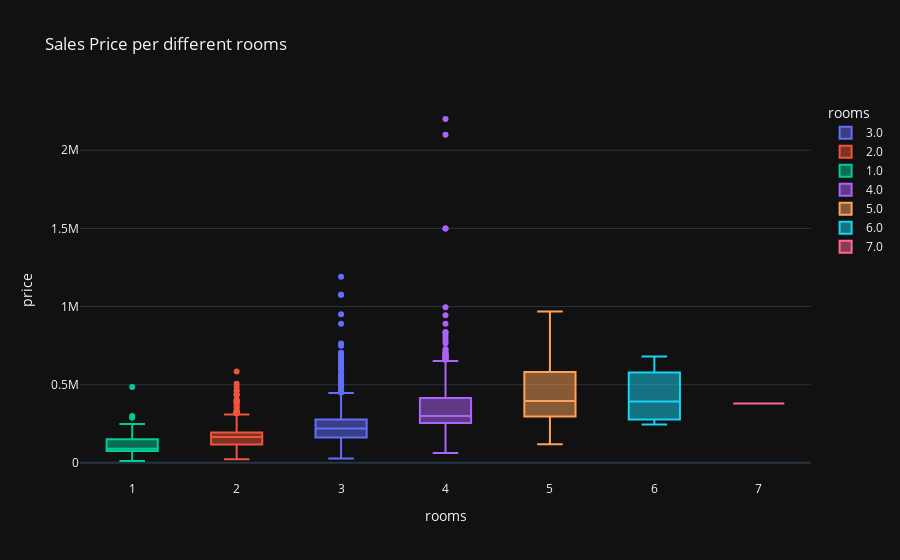

Notebook code cell kept with this figure:
### Markdown cell above
## Graphs

### Code cell
graph1 = px.box(df,x='rooms',y='price',color='rooms',template='plotly_dark',title=' Sales Price per different rooms')
graph1

### Figure 1 — Plotly figure (JSON) as saved in the notebook; plotly's stock layout.template omitted (floating-point values rounded to 4 significant figures; data arrays with more than 128 entries replaced by an {"elided": "..."} marker saying what was removed)
{"data": [{"alignmentgroup": "True", "hovertemplate": "rooms=%{x}<br>price=%{y}<extra></extra>", "legendgroup": "3.0", "marker": {"color": "#636efa"}, "name": "3.0", "notched": false, "offsetgroup": "3.0", "orientation": "v", "showlegend": true, "type": "box", "x": {"elided": "1293 int values"}, "x0": " ", "xaxis": "x", "y": {"elided": "1293 int values"}, "y0": " ", "yaxis": "y"}, {"alignmentgroup": "True", "hovertemplate": "rooms=%{x}<br>price=%{y}<extra></extra>", "legendgroup": "2.0", "marker": {"color": "#EF553B"}, "name": "2.0", "notched": false, "offsetgroup": "2.0", "orientation": "v", "showlegend": true, "type": "box", "x": {"elided": "1366 int values"}, "x0": " ", "xaxis": "x", "y": {"elided": "1366 int values"}, "y0": " ", "yaxis": "y"}, {"alignmentgroup": "True", "hovertemplate": "rooms=%{x}<br>price=%{y}<extra></extra>", "legendgroup": "1.0", "marker": {"color": "#00cc96"}, "name": "1.0", "notched": false, "offsetgroup": "1.0", "orientation": "v", "showlegend": true, "type": "box", "x": {"elided": "390 int values"}, "x0": " ", "xaxis": "x", "y": {"elided": "390 int values"}, "y0": " ", "yaxis": "y"}, {"alignmentgroup": "True", "hovertemplate": "rooms=%{x}<br>price=%{y}<extra></extra>", "legendgroup": "4.0", "marker": {"color": "#ab63fa"}, "name": "4.0", "notched": false, "offsetgroup": "4.0", "orientation": "v", "showlegend": true, "type": "box", "x": {"elided": "513 int values"}, "x0": " ", "xaxis": "x", "y": {"elided": "513 int values"}, "y0": " ", "yaxis": "y"}, {"alignmentgroup": "True", "hovertemplate": "rooms=%{x}<br>price=%{y}<extra></extra>", "legendgroup": "5.0", "marker": {"color": "#FFA15A"}, "name": "5.0", "notched": false, "offsetgroup": "5.0", "orientation": "v", "showlegend": true, "type": "box", "x": [5, 5, 5, 5, 5, 5, 5, 5, 5, 5, 5, 5, 5, 5, 5, 5, 5, 5, 5, 5, 5, 5, 5, 5, 5, 5, 5, 5, 5, 5, 5, 5, 5, 5, 5, 5, 5, 5, 5, 5, 5, 5, 5, 5, 5, 5, 5, 5, 5, 5, 5, 5, 5, 5, 5, 5, 5, 5, 5, 5, 5, 5, 5, 5, 5, 5, 5, 5, 5, 5, 5, 5, 5, 5, 5, 5, 5, 5, 5, 5, 5], "x0": " ", "xaxis": "x", "y": [495000, 415000, 412000, 250000, 142000, 344600, 142000, 299999, 490000, 319900, 304000, 399456, 615000, 623000, 256900, 449900, 464900, 475000, 635000, 200000, 679300, 599500, 119000, 600914, 624456, 214900, 339900, 289900, 289900, 339900, 299900, 324900, 299900, 569800, 549100, 558400, 579800, 599500, 618700, 598200, 588400, 599500, 531800, 491800, 179000, 600914, 624456, 396000, 469000, 430000, 329000, 395000, 570000, 468100, 219900, 243000, 699000, 749000, 369000, 420000, 579700, 609800, 219900, 750000, 259900, 350000, 599900, 250000, 319900, 225000, 316900, 334900, 335900, 341900, 969000, 259900, 234900, 231900, 350000, 249800, 389000], "y0": " ", "yaxis": "y"}, {"alignmentgroup": "True", "hovertemplate": "rooms=%{x}<br>price=%{y}<extra></extra>", "legendgroup": "6.0", "marker": {"color": "#19d3f3"}, "name": "6.0", "notched": false, "offsetgroup": "6.0", "orientation": "v", "showlegend": true, "type": "box", "x": [6, 6, 6, 6], "x0": " ", "xaxis": "x", "y": [309000, 680000, 475000, 245000], "y0": " ", "yaxis": "y"}, {"alignmentgroup": "True", "hovertemplate": "rooms=%{x}<br>price=%{y}<extra></extra>", "legendgroup": "7.0", "marker": {"color": "#FF6692"}, "name": "7.0", "notched": false, "offsetgroup": "7.0", "orientation": "v", "showlegend": true, "type": "box", "x": [7], "x0": " ", "xaxis": "x", "y": [380000], "y0": " ", "yaxis": "y"}], "layout": {"boxmode": "overlay", "legend": {"title": {"text": "rooms"}, "tracegroupgap": 0}, "title": {"text": " Sales Price per different rooms"}, "xaxis": {"anchor": "y", "categoryarray": [3, 2, 1, 4, 5, 6, 7], "categoryorder": "array", "domain": [0, 1], "title": {"text": "rooms"}}, "yaxis": {"anchor": "x", "domain": [0, 1], "title": {"text": "price"}}}}
